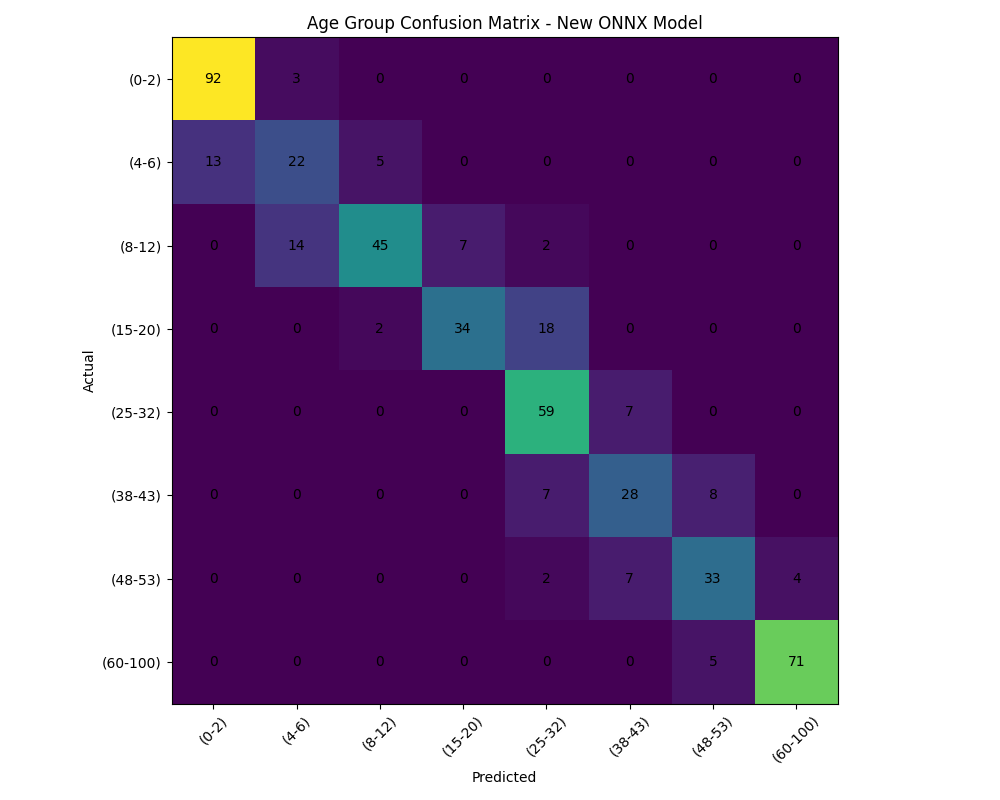
#> input picture results/age_confusion_matrix_new_model.png, 1000 x 800 px
$ python -i evaluate_model_onnx.py   (imports and definitions only)
#> lines starting #> are read from the running program, lines starting #| are printed output that depends on the picture
# ============================================================
# MODEL EVALUATION
# ============================================================
# UTKFace
#
# Pipeline:
#
# UTKFace image
#       ↓
# RetinaFace ONNX
#       ↓
# 5-point facial landmark alignment
#       ↓
# Age/Gender ONNX
#       ↓
# Continuous Age + Gender
#
# Metrics:
#
# AGE:
#   MAE
#   RMSE
#   Within ±3 years
#   Within ±5 years
#   Within ±10 years
#   8-class accuracy
#   8-class precision
#   8-class recall
#   8-class F1
#   Confusion matrix
#
# GENDER:
#   Accuracy
#   Precision
#   Recall
#   F1
#   Confusion matrix
# ============================================================


import cv2 as cv
import numpy as np

import onnxruntime as ort

import math
import time

from pathlib import Path

import pandas as pd

import matplotlib.pyplot as plt

from sklearn.metrics import (
    accuracy_score,
    precision_score,
    recall_score,
    f1_score,
    classification_report,
    confusion_matrix,
    mean_absolute_error,
    mean_squared_error
)


# [4 lines not run here, left out]


# ============================================================
# PATHS
# ============================================================

BASE_DIR = Path(
    __file__
).resolve().parent

MODEL_DIR = BASE_DIR / "models"

DATASET_DIR = BASE_DIR / "UTKFace_800"


# ============================================================
# MODEL PATHS
# ============================================================

RETINAFACE_MODEL = (
    MODEL_DIR /
    "retinaface_mv1_0.25.onnx"
)

AGE_GENDER_MODEL = (
    MODEL_DIR /
    "model.onnx"
)


# ============================================================
# AGE GROUPS
# ============================================================

ageList = [
    "(0-2)",
    "(4-6)",
    "(8-12)",
    "(15-20)",
    "(25-32)",
    "(38-43)",
    "(48-53)",
    "(60-100)"
]


genderList = [
    "Male",
    "Female"
]


age_ranges = [
    (0, 2),
    (4, 6),
    (8, 12),
    (15, 20),
    (25, 32),
    (38, 43),
    (48, 53),
    (60, 100)
]


# ============================================================
# AGE -> CLASS
# ============================================================

# [41 lines left out: function age_to_class, not called in this run]


# ============================================================
# RETINAFACE CONFIGURATION
# ============================================================

INPUT_SIZE = 640

CONF_THRESHOLD = 0.5

NMS_THRESHOLD = 0.4


MIN_SIZES = [
    [16, 32],
    [64, 128],
    [256, 512]
]


STEPS = [
    8,
    16,
    32
]


VARIANCE = [
    0.1,
    0.2
]


# ============================================================
# LOAD AGE/GENDER ONNX
# ============================================================

# [9 lines not run here, left out]


# ------------------------------------------------------------
# ONNX Runtime configuration
# ------------------------------------------------------------

# [3 lines that did not run here, left out]


# [3 lines that did not run here, left out]


# User has 4 logical CPUs

# [1 line that did not run here, left out]

# [1 line that did not run here, left out]


# [14 lines that did not run here, left out]


# [5 lines that did not run here, left out]


# [52 lines not run here, left out]


# [10 lines that did not run here, left out]


# [5 lines that did not run here, left out]


# [21 lines not run here, left out]


# ============================================================
# GENERATE RETINAFACE PRIORS
# ============================================================

def generate_priors(
    image_height,
    image_width
):

#> called with image_height = 640, image_width = 640
    priors = []


    feature_maps = [

        [
            math.ceil(
                image_height /
                step
            ),

            math.ceil(
                image_width /
                step
            )
        ]

        for step in STEPS

    ]


    for k, (
        map_height,
        map_width
    ) in enumerate(
        feature_maps
    ):

        step = STEPS[k]


        for i in range(
            map_height
        ):

            for j in range(
                map_width
            ):

                for min_size in (
                    MIN_SIZES[k]
                ):

                    s_kx = (
                        min_size /
                        image_width
                    )

                    s_ky = (
                        min_size /
                        image_height
                    )


                    cx = (
                        (j + 0.5)
                        *
                        step
                        /
                        image_width
                    )


                    cy = (
                        (i + 0.5)
                        *
                        step
                        /
                        image_height
                    )


                    priors.append([
                        cx,
                        cy,
                        s_kx,
                        s_ky
                    ])
#> further down, picture is the input picture: shape (800, 1000, 3); mean B, G, R 163.4, 125.3, 150.2


    return np.array(
        priors,
        dtype=np.float32
    )


PRIORS = generate_priors(
    INPUT_SIZE,
    INPUT_SIZE
)


# [4 lines not run here, left out]


# ============================================================
# NMS
# ============================================================

# [192 lines left out: functions nms, align_face, not called in this run]


# ============================================================
# RETINAFACE DETECTION
# ============================================================

def get_aligned_face(
    image
):

    if (
        image is None
        or
        image.size == 0
    ):

        return None, None


    original_height, original_width = (
        image.shape[:2]
    )
#> original_height = 800; original_width = 1000


    # --------------------------------------------------------
    # Resize
    # --------------------------------------------------------

    resized = cv.resize(

        image,

        (
            INPUT_SIZE,
            INPUT_SIZE
        ),

        interpolation=cv.INTER_LINEAR

    )
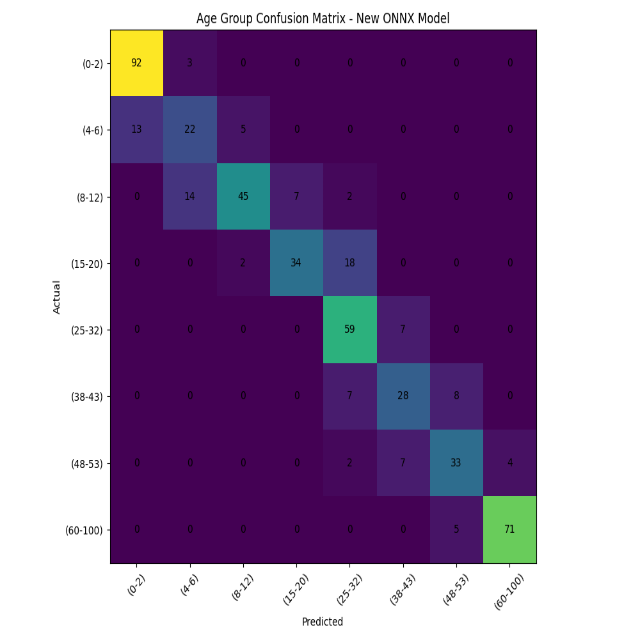
#> resized: shape (640, 640, 3); mean B, G, R 163.4, 125.3, 150.1


    # --------------------------------------------------------
    # RetinaFace preprocessing
    # --------------------------------------------------------

    input_image = (
        resized.astype(
            np.float32
        )
    )


    input_image -= np.array(

        [
            104.0,
            117.0,
            123.0
        ],

        dtype=np.float32

    )


    input_image = (
        input_image
        .transpose(
            2,
            0,
            1
        )
    )


    input_image = np.expand_dims(
        input_image,
        axis=0
    )


    # --------------------------------------------------------
    # RetinaFace inference
    # --------------------------------------------------------

#> (the run stopped early here; a loop or call above may not have finished)
